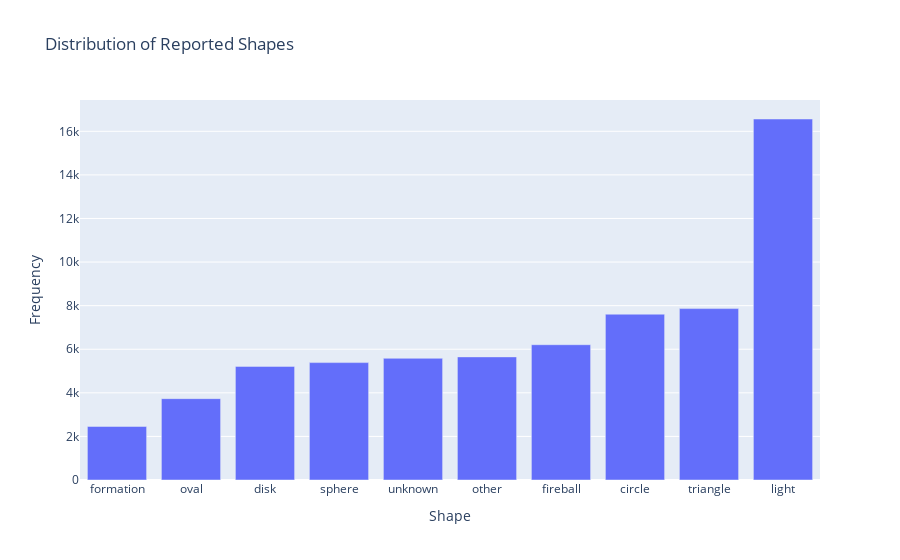

Notebook code cell kept with this figure:
### Code cell
#calculate frwequency of shapes and keep top 10
dfg = df_ufo.groupby(['shape']).size().to_frame().sort_values([0], ascending = False).head(10).reset_index()

#we have to rename the columns because of multindexing
dfg.columns = ['shape', 'count']

#use plotly bar to create a bar chart and order by count
shapesbar = px.bar(dfg, x ='shape', y='count',
                    title = title, labels = labels
                    ).update_xaxes(categoryorder='total ascending')
shapesbar.show()

### Figure 1 — Plotly figure (JSON) as saved in the notebook; plotly's stock layout.template omitted (floating-point values rounded to 4 significant figures)
{"data": [{"alignmentgroup": "True", "hovertemplate": "Shape=%{x}<br>Frequency=%{y}<extra></extra>", "legendgroup": "", "marker": {"color": "#636efa", "pattern": {"shape": ""}}, "name": "", "offsetgroup": "", "orientation": "v", "showlegend": false, "textposition": "auto", "type": "bar", "x": ["light", "triangle", "circle", "fireball", "other", "unknown", "sphere", "disk", "oval", "formation"], "xaxis": "x", "y": [16565, 7865, 7608, 6208, 5649, 5584, 5387, 5213, 3733, 2457], "yaxis": "y"}], "layout": {"barmode": "relative", "legend": {"tracegroupgap": 0}, "title": {"text": "Distribution of Reported Shapes"}, "xaxis": {"anchor": "y", "categoryorder": "total ascending", "domain": [0, 1], "title": {"text": "Shape"}}, "yaxis": {"anchor": "x", "domain": [0, 1], "title": {"text": "Frequency"}}}}
